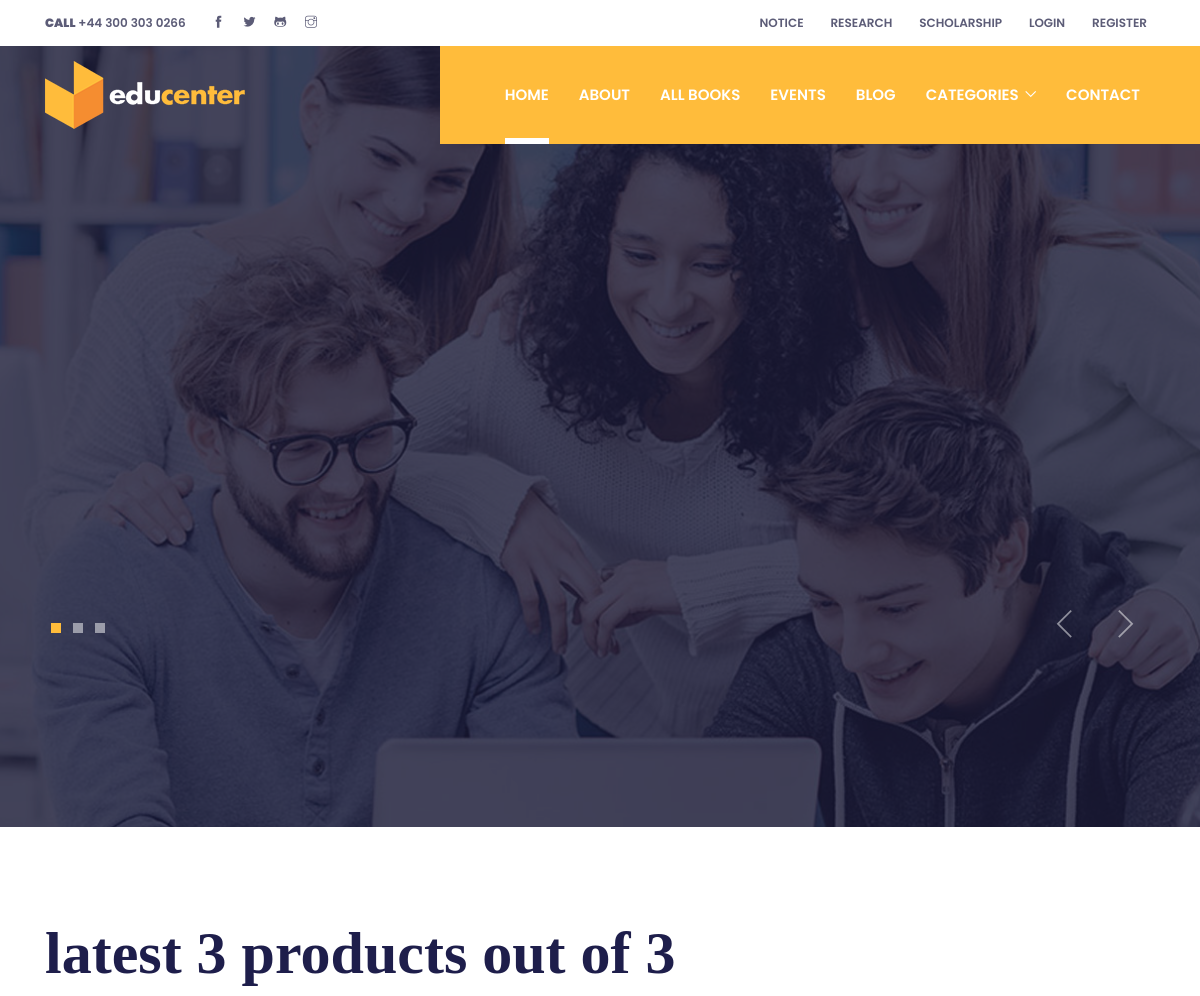
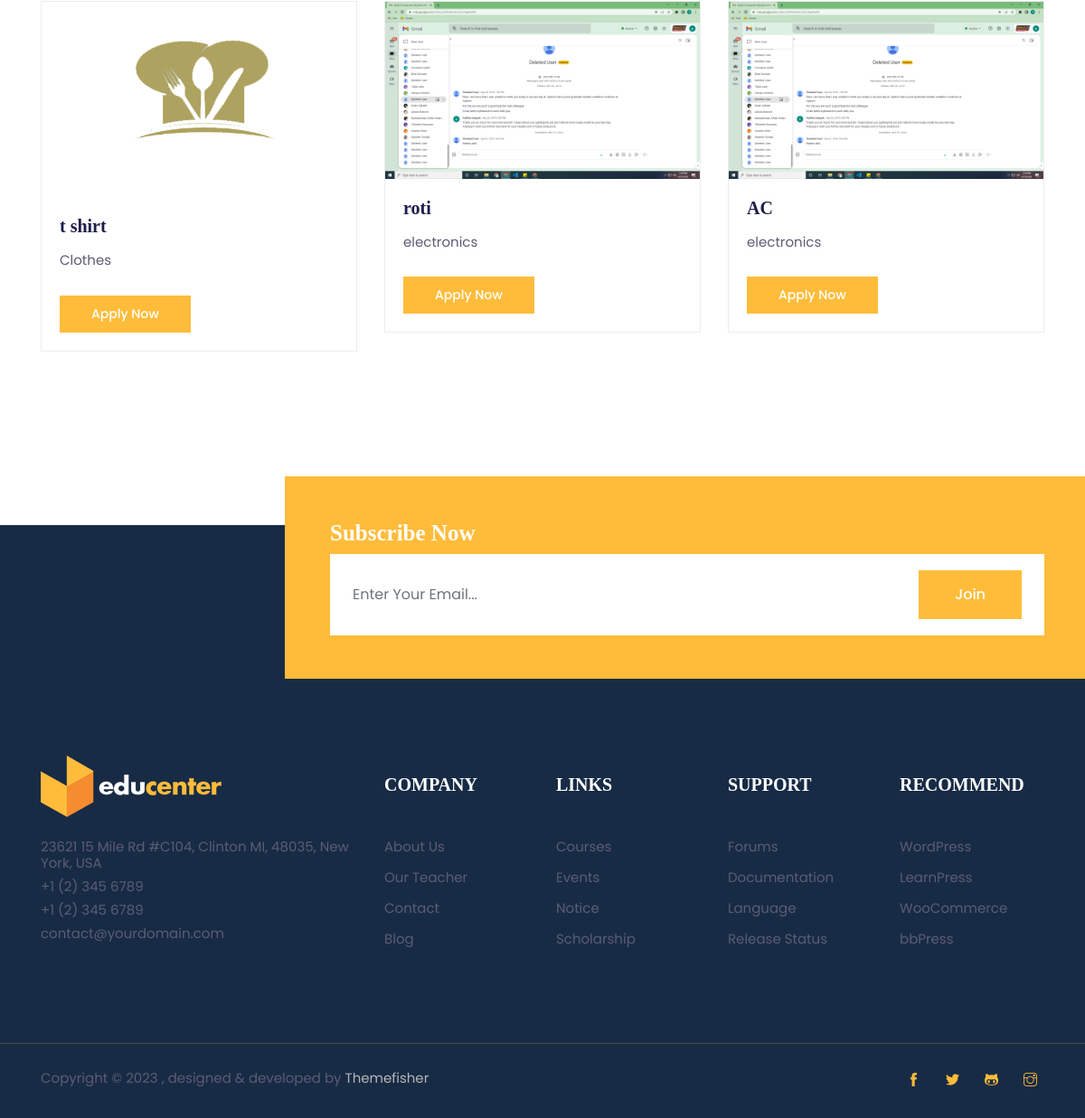
The page /User/index.php on the database its author committed (2 pictures, top to bottom).
### tables this page shows
CREATE TABLE `products` (
  `pro_id` int(11) NOT NULL,
  `cat_id_FK` int(11) NOT NULL,
  `pro_name` varchar(20) NOT NULL,
  `pro_image` varchar(100) NOT NULL,
  `price` int(11) NOT NULL
);

CREATE TABLE `category` (
  `cat_id` int(11) NOT NULL,
  `cat_name` varchar(20) NOT NULL
);

### User/index.php (the view)
<?php include('header.php');
include('../Admin/connection.php');
$q="select * from products join category on category.cat_id=products.cat_id_FK order by products.pro_id desc limit 3";
$res=mysqli_query($con,$q);
$q1="select count(*) as books from products";
$res1=mysqli_query($con,$q1);
$data1=mysqli_fetch_assoc($res1);
?>
<section class="section">
  <div class="container">
    <div class="justify-content-center"> <h1>latest 3 products out of <?php echo $data1['books'] ?></h1> </div>
<div class="row justify-content-center">
<?php while($data=mysqli_fetch_assoc($res)) { ?>
  <div class="col-lg-4 col-sm-6 mb-5">
    <div class="card p-0 border-primary rounded-0 hover-shadow">
      <img class="card-img-top rounded-0" src="../Admin/<?php echo $data['pro_image'] ?>" alt="course thumb">
      <div class="card-body">
        <a href="course-single.html">
          <h4 class="card-title"><?php echo $data['pro_name'] ?></h4>
        </a>
        <p class="card-text mb-4"> <?php echo $data['cat_name'] ?></p>
        <a href="course-single.html" class="btn btn-primary btn-sm">Apply now</a>
      </div>
    </div>
  </div>
<?php } ?>
</div>
  </div>
</section>
<?php include('footer.php') ?>

### User/css/style.css (style rules this page uses)
body { line-height: 1.2; font-family: "Poppins", sans-serif; -webkit-font-smoothing: antialiased; font-size: 15px; color: #5c5c77; }
p, .paragraph { font-weight: 400; color: #5c5c77; font-size: 15px; line-height: 1.9; font-family: "Poppins", sans-serif; }
h1, h2, h3, h4, h5, h6 { color: #1e1e4b; font-family: "futura-bold"; font-weight: 700; line-height: 1.2; }
h1, .h1 { font-size: 60px; }
h4, .h4 { font-size: 20px; }
.btn { font-size: 16px; font-family: "Poppins", sans-serif; text-transform: capitalize; padding: 15px 40px; border-radius: 0; font-weight: 500; border: 0; position: relative; z-index: 1; transition: 0.2s ease; overflow: hidden; white-space: nowrap; }
.btn::before { position: absolute; content: ""; height: 80%; width: 100%; left: 0; bottom: 10%; z-index: -1; transition: transform 0.2s ease-in-out; transform-origin: top; transform: scaleY(0); }
.btn-sm { font-size: 14px; padding: 10px 35px; }
.btn-primary { color: #fff; background-color: #ffbc3b; }
.btn-primary::before { background-color: #fff; }
body { background-color: #fff; overflow-x: hidden; }
img { vertical-align: middle; border: 0; }
a, a:hover, a:focus { text-decoration: none; }
a, button, select { cursor: pointer; transition: 0.2s ease; }
h4 { transition: 0.2s ease; }
.section { padding-top: 90px; padding-bottom: 90px; }
.border-primary { border-color: #ededf1 !important; }
.hover-shadow { transition: 0.3s ease; }

### rows shown on the page
products: pro_image (picture), pro_name "t shirt", cat_id_FK.cat_name "Clothes"
products: pro_image (picture), pro_name "roti", cat_id_FK.cat_name "electronics"
products: pro_image (picture), pro_name "AC", cat_id_FK.cat_name "electronics"

### other values the page prints
$data1['books'] "3"
